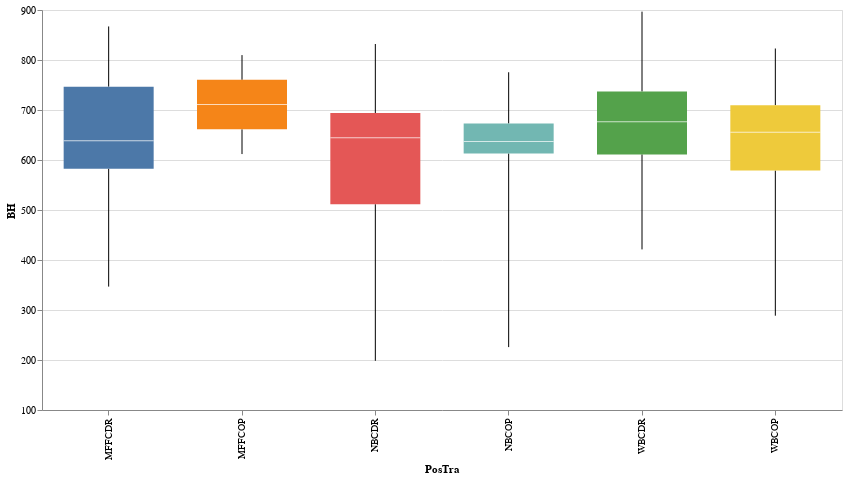

Here is the notebook cell this chart was saved with:
### Code cell
:vega-lite
('PosTra' 'BH')vega.boxplot data.attributes[⊂'names']vega.json_data↓⍉↑data.data

### Figure 1 — Vega-Lite specification as saved in the notebook (floating-point values rounded to 4 significant figures; data arrays with more than 128 entries replaced by an {"elided": "..."} marker saying what was removed)
{"$schema": "https://vega.github.io/schema/vega-lite/v5.json", "data": {"values": {"elided": "430 records"}}, "description": "A vertical box plot showing median, min, and max block hours.", "encoding": {"color": {"field": "PosTra", "legend": null, "type": "nominal"}, "size": {"value": 90}, "x": {"field": "PosTra", "type": "nominal"}, "y": {"field": "BH", "scale": {"zero": false}, "type": "quantitative"}}, "height": 400, "mark": {"extent": "min-max", "type": "boxplot"}, "width": 800}
